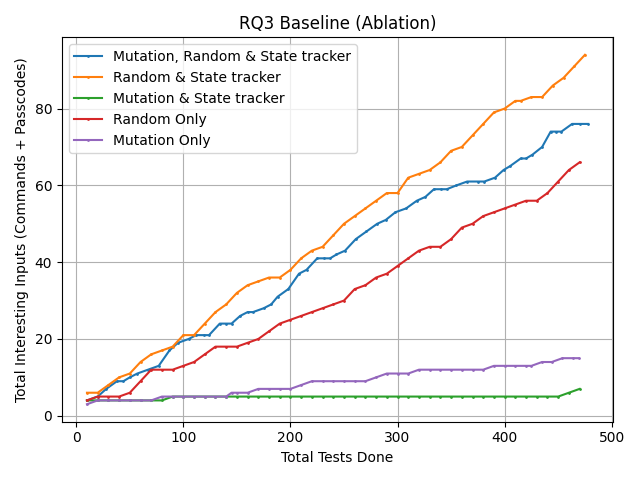

Generate this figure with Python:
import re
import glob
import os
import matplotlib.pyplot as plt

CUSTOM_LABELS = {
    'fuzz_test_20250422_183714_rm_1.txt': 'Mutation, Random & State tracker',
    'fuzz_test_20250422_185942_random_state.txt': 'Random & State tracker',
    'fuzz_test_20250422_192644_mutation_state.txt': 'Mutation & State tracker',
    'fuzz_test_20250422_200546_random.txt' : 'Random Only',
    'fuzz_test_20250422_205334_mutation.txt' : 'Mutation Only'
}

def parse_fuzzing_log(filename):
    total_tests = []
    total_interesting = []

    with open(filename, 'r') as file:
        text = file.read()

        cycle_summaries = re.findall(
            r'Total Interesting passcodes:\s*(\d+)\s*'
            r'Total Interesting commands:\s*(\d+)\s*'
            r'Total Known errors:\s*(\d+)\s*'
            r'Tests done for this cycle:\s*(\d+)\s*'
            r'Total Tests done:\s*(\d+)',
            text
        )

        for summary in cycle_summaries:
            interesting_passcodes = int(summary[0])
            interesting_commands = int(summary[1])
            total_tests_done = int(summary[4])

            total_interesting.append(interesting_passcodes + interesting_commands)
            total_tests.append(total_tests_done)

    return total_tests, total_interesting

def plot_graph_for_directory(directory_path):
    log_files = glob.glob(os.path.join(directory_path, '*.txt'))
    
    all_data = []

    # Step 1: Parse and collect data
    for log_file in log_files:
        total_tests, total_interesting = parse_fuzzing_log(log_file)
        if total_tests and total_interesting:
            all_data.append({
                'filename': os.path.basename(log_file),
                'total_tests': total_tests,
                'total_interesting': total_interesting
            })

    if not all_data:
        print("[ERROR] No valid data found in logs.")
        return

    # Step 2: Find shortest max total tests across all logs
    min_xmax = min(max(data['total_tests']) for data in all_data)
    print(f"[INFO] Truncating all graphs to Total Tests Done ≤ {min_xmax}")

    # Step 3: Plot with truncation
    for data in all_data:
        truncated_x = []
        truncated_y = []
        for x, y in zip(data['total_tests'], data['total_interesting']):
            if x <= min_xmax:
                truncated_x.append(x)
                truncated_y.append(y)
        label = CUSTOM_LABELS.get(data['filename'], data['filename'])
        plt.plot(truncated_x, truncated_y, label=label, marker='o', markersize=1)


    plt.xlabel('Total Tests Done')
    plt.ylabel('Total Interesting Inputs (Commands + Passcodes)')
    plt.title('RQ3 Baseline (Ablation)')
    plt.legend()
    plt.grid(True)
    plt.tight_layout()
    plt.savefig('ablation.png')

if __name__ == '__main__':
    logs_directory = './ablation_logs'
    plot_graph_for_directory(logs_directory)
